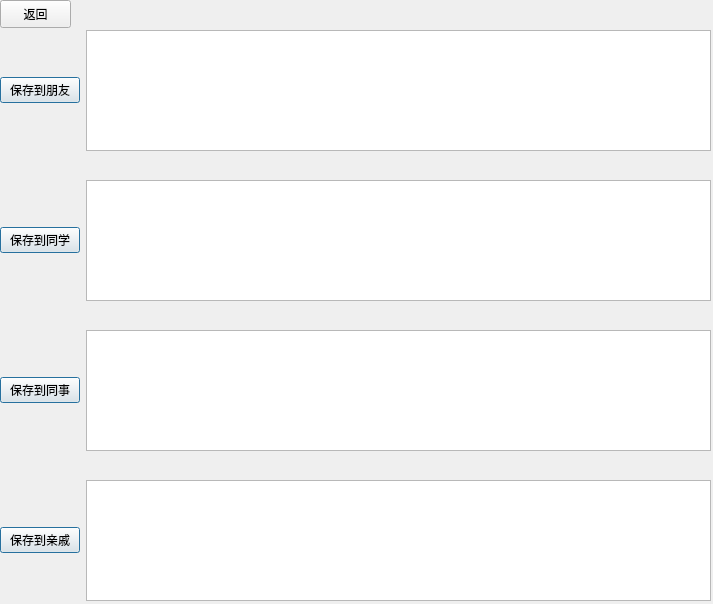
<?xml version="1.0" encoding="UTF-8"?>
<ui version="4.0">
 <class>addpage</class>
 <widget class="QWidget" name="addpage">
  <property name="geometry">
   <rect>
    <x>0</x>
    <y>0</y>
    <width>713</width>
    <height>604</height>
   </rect>
  </property>
  <property name="windowTitle">
   <string>保存联系人</string>
  </property>
  <widget class="QWidget" name="layoutWidget">
   <property name="geometry">
    <rect>
     <x>0</x>
     <y>30</y>
     <width>711</width>
     <height>121</height>
    </rect>
   </property>
   <layout class="QHBoxLayout" name="horizontalLayout">
    <item>
     <widget class="QPushButton" name="b_friend">
      <property name="text">
       <string>保存到朋友</string>
      </property>
      <property name="default">
       <bool>true</bool>
      </property>
     </widget>
    </item>
    <item>
     <widget class="QTextEdit" name="t_friend">
      <property name="styleSheet">
       <string notr="true">font: 25 10pt &quot;微软雅黑 Light&quot;;</string>
      </property>
     </widget>
    </item>
   </layout>
  </widget>
  <widget class="QWidget" name="layoutWidget_2">
   <property name="geometry">
    <rect>
     <x>0</x>
     <y>180</y>
     <width>711</width>
     <height>121</height>
    </rect>
   </property>
   <layout class="QHBoxLayout" name="horizontalLayout_2">
    <item>
     <widget class="QPushButton" name="b_classmate">
      <property name="text">
       <string>保存到同学</string>
      </property>
      <property name="default">
       <bool>true</bool>
      </property>
     </widget>
    </item>
    <item>
     <widget class="QTextEdit" name="t_classmate">
      <property name="styleSheet">
       <string notr="true">font: 25 10pt &quot;微软雅黑 Light&quot;;</string>
      </property>
     </widget>
    </item>
   </layout>
  </widget>
  <widget class="QWidget" name="layoutWidget_3">
   <property name="geometry">
    <rect>
     <x>301</x>
     <y>881</y>
     <width>357</width>
     <height>194</height>
    </rect>
   </property>
   <layout class="QHBoxLayout" name="horizontalLayout_4">
    <item>
     <widget class="QPushButton" name="pushButton_3">
      <property name="text">
       <string>PushButton</string>
      </property>
     </widget>
    </item>
    <item>
     <widget class="QTextEdit" name="textEdit_3"/>
    </item>
   </layout>
  </widget>
  <widget class="QWidget" name="layoutWidget_4">
   <property name="geometry">
    <rect>
     <x>0</x>
     <y>330</y>
     <width>711</width>
     <height>121</height>
    </rect>
   </property>
   <layout class="QHBoxLayout" name="horizontalLayout_3">
    <item>
     <widget class="QPushButton" name="b_workmate">
      <property name="text">
       <string>保存到同事</string>
      </property>
      <property name="default">
       <bool>true</bool>
      </property>
     </widget>
    </item>
    <item>
     <widget class="QTextEdit" name="t_workmate">
      <property name="styleSheet">
       <string notr="true">font: 25 10pt &quot;微软雅黑 Light&quot;;</string>
      </property>
     </widget>
    </item>
   </layout>
  </widget>
  <widget class="QPushButton" name="back">
   <property name="geometry">
    <rect>
     <x>0</x>
     <y>0</y>
     <width>71</width>
     <height>28</height>
    </rect>
   </property>
   <property name="text">
    <string>返回</string>
   </property>
  </widget>
  <widget class="QWidget" name="layoutWidget">
   <property name="geometry">
    <rect>
     <x>0</x>
     <y>480</y>
     <width>711</width>
     <height>121</height>
    </rect>
   </property>
   <layout class="QHBoxLayout" name="horizontalLayout_5">
    <item>
     <widget class="QPushButton" name="b_relative">
      <property name="text">
       <string>保存到亲戚</string>
      </property>
      <property name="default">
       <bool>true</bool>
      </property>
     </widget>
    </item>
    <item>
     <widget class="QTextEdit" name="t_relative">
      <property name="styleSheet">
       <string notr="true">font: 25 10pt &quot;微软雅黑 Light&quot;;</string>
      </property>
     </widget>
    </item>
   </layout>
  </widget>
 </widget>
 <resources/>
 <connections/>
</ui>
